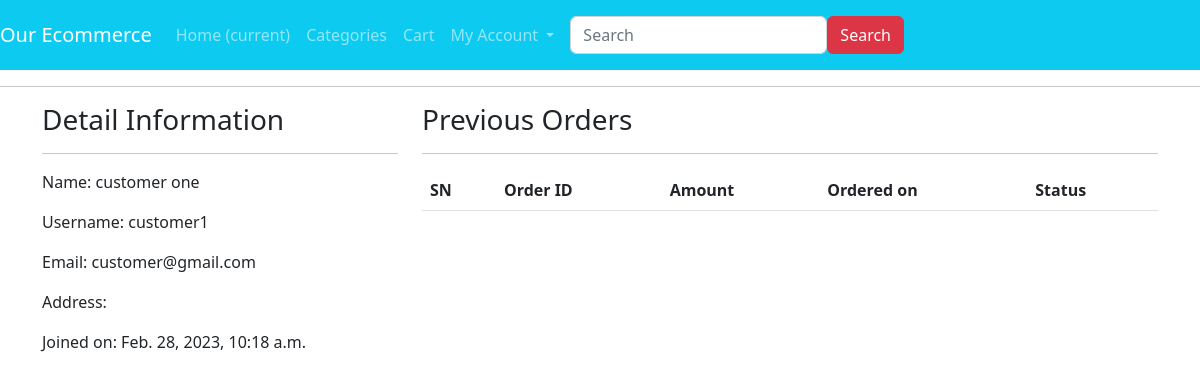
Screenshot of /profile/ (signed in) with the database file from the repository.
### ecomapp/models.py (models this page shows, shortened)
class Customer(models.Model):
    user = models.OneToOneField(User, on_delete=models.CASCADE)
    full_name = models.CharField(max_length=200)
    address= models.CharField(max_length=200, null=True, blank=True)
    joined_on = models.DateTimeField(auto_now_add=True)

### ecomapp/views.py (the view)
# urls.py: path("profile/", CustomerProfileView.as_view(), name="customerprofile"),
class CustomerProfileView(TemplateView):
    template_name = "customerprofile.html"
    def dispatch(self, request, *args, **kwargs):
        if request.user.is_authenticated and request.user.customer:
            pass
        else:
            return redirect("/login/?next=/profile/")
        return  super().dispatch(request, *args,**kwargs)
    def get_context_data(self, **kwargs):
        context = super().get_context_data(**kwargs)
        customer = self.request.user.customer
        context['customer'] = customer
        orders = Order.objects.filter(cart__customer=customer)
        context["orders"] = orders
        return context

### templates/customerprofile.html (shortened to what this page needs)
{% extends 'base.html' %}
{% block content %}
<div class="container">
    <div class="row">
        <div class="col-md-4">
            <h3>Detail Information</h3><hr>
            <p><span class="font-weight-bold">Name: </span>{{customer.full_name}}</p>
            <p><span class="font-weight-bold">Username: </span>{{customer.user.username}}</p>
            <p><span class="font-weight-bold">Email: </span>{{customer.user.email}}</p>
            <p><span class="font-weight-bold">Address: </span>{{customer.Address}}</p>
            <p><span class="font-weight-bold">Joined on: </span>{{customer.joined_on}}</p>
        </div>
        <div class="col-md-8">
            <h3>Previous Orders</h3>
            <hr>
            <table class="table">
                <thead>
                    <tr>
                        <th>SN</th>
                        <th>Order ID</th>
                        <th>Amount</th>
                        <th>Ordered on</th>
                        <th>Status</th>
                    </tr>
                </thead>
            </table>
        </div>
    </div>
</div>
{% endblock %}

### rows the page displays
Customer: full_name "customer one", user.username "customer1", user.email "customer@gmail.com", joined_on "Feb. 28, 2023, 10:18 a.m."
